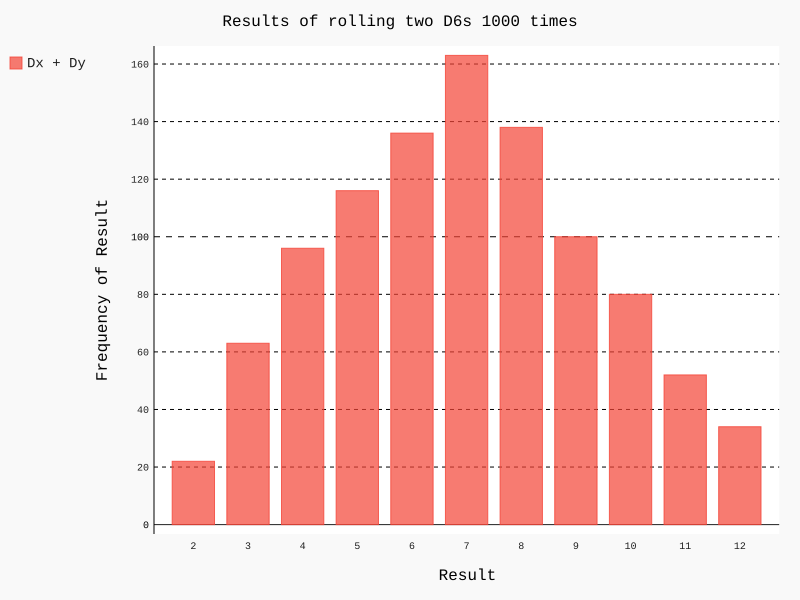

This chart was generated by the following Python code:
import pygal
from die import Die

if __name__ == '__main__':
    die_1 = Die()
    die_2 = Die()

    results = []
    # for roll_num in range(1000):
    #     result = die_1.roll() + die_2.roll()
    #     results.append(result)
    results = [int(die_1.roll()) + int(die_2.roll()) for roll_num in range(1000)]

    # 分析结果
    # frequencies = []
    # max_result = die_1.num_sides + die_2.num_sides
    # for value in range(2, max_result+1):
    #     frequency = results.count(value)
    #     frequencies.append(frequency)

    frequencies = []
    max_result = die_1.num_sides + die_2.num_sides
    frequencies = [results.count(value) for value in range(2, max_result+1)]

    # Make some rolls, and store results in a list.
    # results = [die.roll() for roll_num in range(1000)]

    # Analyze the results.
    # frequencies = [results.count(value) for value in range(1, die.num_sides + 1)]

    # 对结果进行可视化
    hist = pygal.Bar()  # 创建条形图实例

    hist.title = 'Results of rolling two D6s 1000 times'
    hist.x_labels = list(range(2, max_result+1))
    hist.x_title = 'Result'
    hist.y_title = 'Frequency of Result'

    # 将一系列值添加到图表中，并给添加的值指定的标签
    hist.add('Dx + Dy', frequencies)
    hist.render_to_file('dice_visual.svg')   # 生成的图表具有交互性
